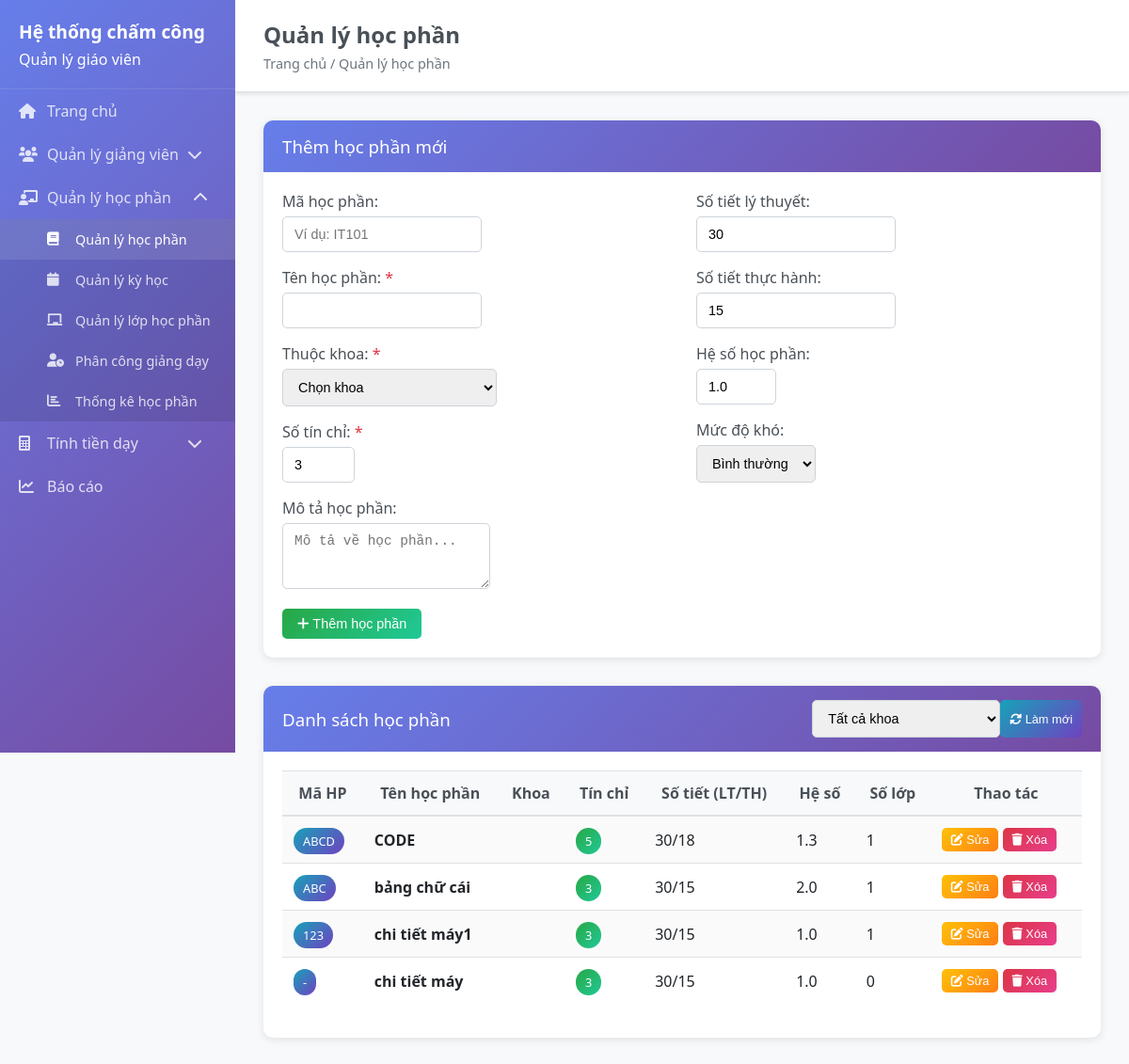
The page /subjects on the database as committed earlier.
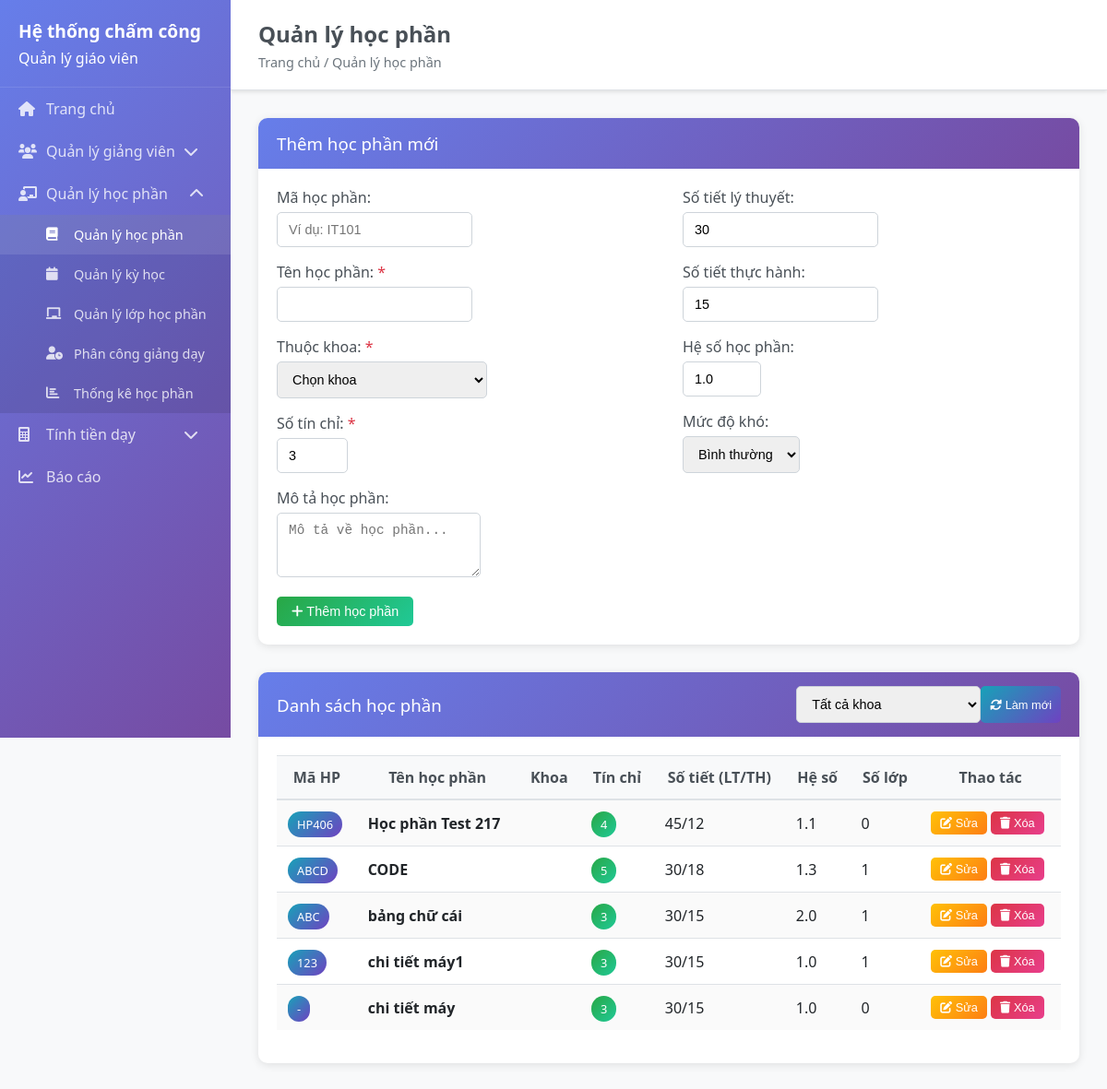
The same page on the database as committed later.
### backend/models/subject.py (models this page shows, shortened)
class Subject(BaseModel):
    __tablename__ = 'subjects'
    code = db.Column(db.String(20), unique=True, nullable=True)
    name = db.Column(db.String(100), nullable=False)
    credits = db.Column(db.Integer, default=3)
    department_id = db.Column(db.Integer, db.ForeignKey('departments.id'), nullable=True, default=1)
    theory_hours = db.Column(db.Integer, default=0)
    practice_hours = db.Column(db.Integer, default=0)
    total_hours = db.Column(db.Integer, default=0)
    subject_coefficient = db.Column(db.Numeric(3, 2), default=1.0)
    difficulty_level = db.Column(db.String(20), default='normal')
    description = db.Column(db.Text, nullable=True)
    prerequisites = db.Column(db.Text, nullable=True)
    department = db.Column(db.String(100), nullable=True)
    student_count = db.Column(db.Integer, default=0)
    is_active = db.Column(db.Boolean, default=True)
    department_ref = db.relationship('Department', foreign_keys=[department_id], backref='subjects')
    @property
    def total_classes(self):
        try:
            from models.teaching_assignment import TeachingAssignment
            return TeachingAssignment.query.filter_by(subject_id=self.id).count()
        except:
            return 0

### backend/app.py (the view, shortened to what this page needs)
@app.route('/subjects')
def subjects():
    try:
        subjects_list = []
        departments_list = []
        if 'Subject' in globals():
            subjects_list = Subject.query.filter_by(is_active=True).order_by(Subject.created_at.desc()).all()
        if 'Department' in globals():
            departments_list = Department.query.filter_by(is_active=True).order_by(Department.name).all()
            print(f"Found {len(departments_list)} departments for subjects")
        return render_template('subjects.html',
                             subjects=subjects_list,
                             departments=departments_list)
    except Exception as e:
        print(f"Error in subjects route: {e}")
        import traceback
        traceback.print_exc()
        return render_template('subjects.html', subjects=[], departments=[])

### frontend/templates/subjects.html (shortened to what the changed rows need)
<!DOCTYPE html>
<html lang="en">
<head>
    <link rel="stylesheet" href="{{ url_for('static', filename='css/style.css') }}">
</head>
<body>
    {% extends "base.html" %}
    {% block page_title %}Quản lý học phần{% endblock %}
    {% block content %}
    <div class="card">
        <div class="card-body">
            <div class="table-responsive">
                <table class="table table-striped" id="subjects-table">
                    <thead>
                        <tr>
                            <th>Mã HP</th>
                            <th>Tên học phần</th>
                            <th>Khoa</th>
                            <th>Tín chỉ</th>
                            <th>Số tiết (LT/TH)</th>
                            <th>Hệ số</th>
                            <th>Số lớp</th>
                            <th>Thao tác</th>
                        </tr>
                    </thead>
                    <tbody>
                        {% for subject in subjects %}
                        <tr>
                            <td><span class="badge badge-info">{{ subject.code or '-' }}</span></td>
                            <td><strong>{{ subject.name }}</strong></td>
                            <td>{{ subject.department_abbreviation }}</td>
                            <td><span class="badge badge-success">{{ subject.credits }}</span></td>
                            <td>{{ subject.theory_hours }}/{{ subject.practice_hours }}</td>
                            <td>{{ "%.1f"|format(subject.subject_coefficient) }}</td>
                            <td>{{ subject.total_classes }}</td>
                            <td>
                                <button class="btn btn-warning btn-sm" onclick="editSubject({{ subject.id }})">
                                    <i class="fas fa-edit"></i> Sửa
                                </button>
                                <button class="btn btn-danger btn-sm" onclick="deleteSubject({{ subject.id }})">
                                    <i class="fas fa-trash"></i> Xóa
                                </button>
                            </td>
                        </tr>
                        {% else %}
                        <tr>
                            <td colspan="8" class="text-center">Chưa có học phần nào</td>
                        </tr>
                        {% endfor %}
                    </tbody>
                </table>
            </div>
        </div>
    </div>
    {% endblock %}

Rows that differ between the two databases and show on the page:
added Subject: code "HP406", name "Học phần Test 217", credits "4", theory_hours "45", practice_hours "12", subject_coefficient "1.1", total_classes "0"
